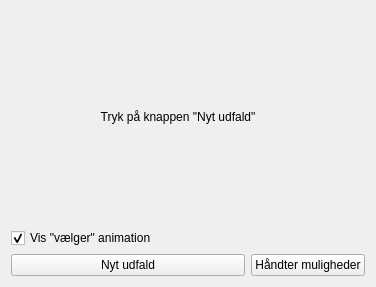
<?xml version="1.0" encoding="UTF-8"?>
<ui version="4.0">
 <class>SelectorThing</class>
 <widget class="QWidget" name="SelectorThing">
  <property name="geometry">
   <rect>
    <x>0</x>
    <y>0</y>
    <width>376</width>
    <height>287</height>
   </rect>
  </property>
  <property name="windowTitle">
   <string>Form</string>
  </property>
  <layout class="QVBoxLayout" name="verticalLayout">
   <item>
    <layout class="QHBoxLayout" name="horizontalLayout_2">
     <item>
      <widget class="QLabel" name="lblSelectedThing">
       <property name="text">
        <string>Tryk på knappen &quot;Nyt udfald&quot;</string>
       </property>
       <property name="alignment">
        <set>Qt::AlignCenter</set>
       </property>
      </widget>
     </item>
     <item>
      <spacer name="verticalSpacer">
       <property name="orientation">
        <enum>Qt::Vertical</enum>
       </property>
       <property name="sizeHint" stdset="0">
        <size>
         <width>20</width>
         <height>40</height>
        </size>
       </property>
      </spacer>
     </item>
    </layout>
   </item>
   <item>
    <widget class="QCheckBox" name="cbShowChoosingAnimation">
     <property name="text">
      <string>Vis &quot;vælger&quot; animation</string>
     </property>
     <property name="checked">
      <bool>true</bool>
     </property>
    </widget>
   </item>
   <item>
    <layout class="QHBoxLayout" name="horizontalLayout" stretch="1,0">
     <item>
      <widget class="QPushButton" name="btnNewOutcome">
       <property name="text">
        <string>Nyt udfald</string>
       </property>
      </widget>
     </item>
     <item>
      <widget class="QPushButton" name="btnManageOptions">
       <property name="text">
        <string>Håndter muligheder</string>
       </property>
      </widget>
     </item>
    </layout>
   </item>
  </layout>
 </widget>
 <resources/>
 <connections/>
</ui>
